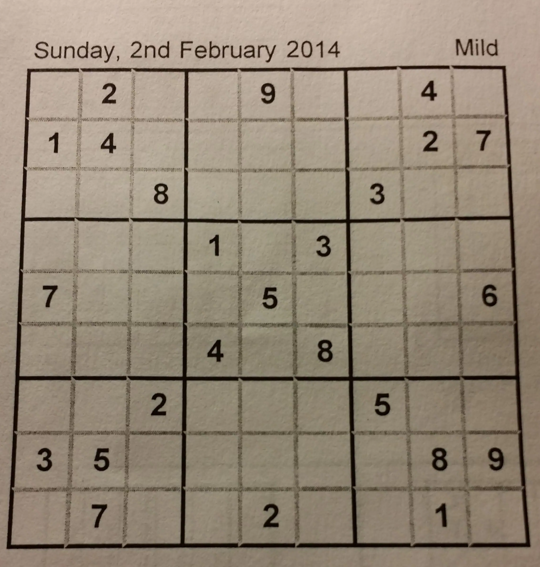
#> input picture SudokuSolver/img/sudoku2.png, 540 x 567 px
$ python part3.py
#> lines starting #> are read from the running program, lines starting #| are printed output that depends on the picture; after the words box and inside, x2 and y2 are one past the last pixel; in counts of white or black regions, pixels touching at a corner belong together
import cv2
import matplotlib.pyplot as plt
import operator
import numpy as np
import os
from sudoku import Sudoku


if __name__ == '__main__':
    img = cv2.imread('./img/sudoku2.png')
#> img is the input picture: shape (567, 540, 3); mean B, G, R 118.5, 135.4, 148.4
    img_gray = cv2.cvtColor(img, cv2.COLOR_BGR2GRAY)
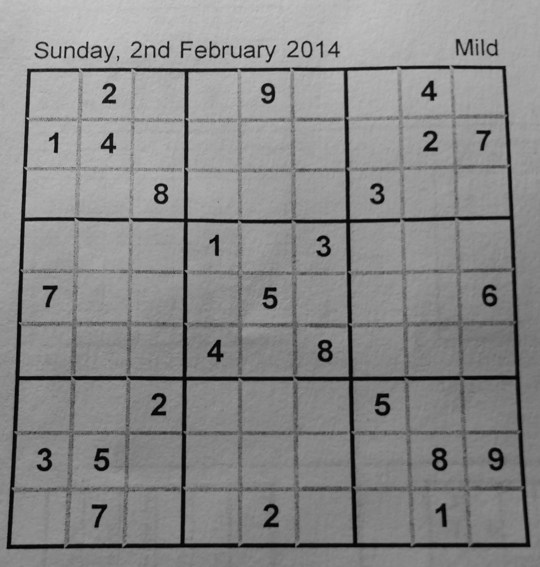
#> img_gray: shape (567, 540); min 2, max 200, mean 137.4
    H, W = img_gray.shape
#> H = 567; W = 540

    # 2.1 Reduce the noise
    img_sm = cv2.GaussianBlur(img_gray, ksize=None, sigmaX=1, sigmaY=1)

    # 2.2 Extract the regions corresponding to contours
    img_binary = cv2.adaptiveThreshold(src=img_sm, maxValue=1, adaptiveMethod=cv2.ADAPTIVE_THRESH_GAUSSIAN_C,
                                       thresholdType=cv2.THRESH_BINARY, blockSize=21, C=10)
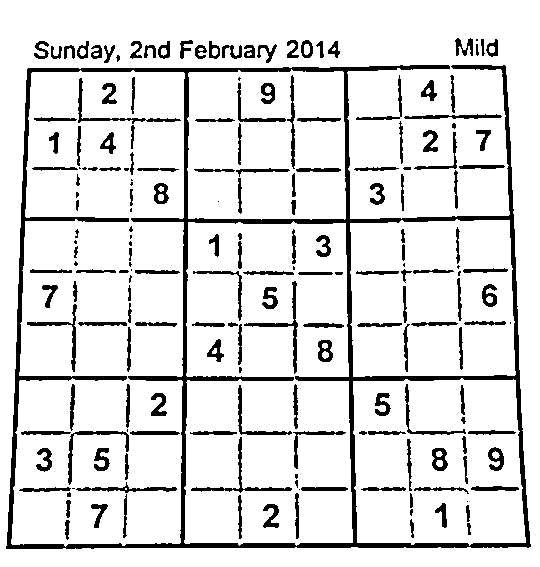
#> img_binary: shape (567, 540); values 0 (black) and 1 (white), 87.6% white; 192 black regions (34 under 20 px)

    # 2.3 Find the contours
    contours, hierarchy = cv2.findContours(img_binary, cv2.RETR_LIST, cv2.CHAIN_APPROX_SIMPLE)
#> contours = 223 contours, 35 with area under 20; largest, box (x1, y1, x2, y2) and area: (0, 0, 540, 567) 305074, (5, 64, 532, 550) 218662, (11, 70, 185, 547) 73788, (184, 221, 353, 546) 50628, (353, 378, 526, 546) 26530

    # 2.4 Identify the puzzle contour among the found contours
    counters_list = []
    max_counter = contours[0]
#> max_counter = contour of 16 points, box (x1, y1, x2, y2) (466, 522, 472, 536), area 48
    max_area = cv2.contourArea(max_counter)
#> max_area = 48

    for contour in contours:
        if 50 < cv2.contourArea(contour) < H*W * 0.9:  # drop outer frame
            counters_list.append(contour)

            if cv2.contourArea(contour) > max_area:  # max area with in the image
                max_area = cv2.contourArea(contour)
                max_counter = contour
#> this loop made 223 passes
#> max_area on passes 2, 6, 24, 37, 57: 88, 249.5, 449.5, 615, 26530.5
#> contour on passes 9, 16, 17: [[466, 501], [467, 500], [468, 501], [467, 502]], [[298, 489], [299, 488], [300, 489], [299, 490]], [[125, 488], [125, 489], [126, 489], [126, 488]]
#> after the loop, counters_list = 150 contours; largest, box (x1, y1, x2, y2) and area: (5, 64, 532, 550) 218662, (11, 70, 185, 547) 73788, (184, 221, 353, 546) 50628, (353, 378, 526, 546) 26530, (350, 219, 516, 377) 24591; max_area = 218661.5; max_counter = contour of 289 points, box (x1, y1, x2, y2) (5, 64, 532, 550), area 218662

    cv2.drawContours(img, counters_list, -1, (0, 0, 255), 2)
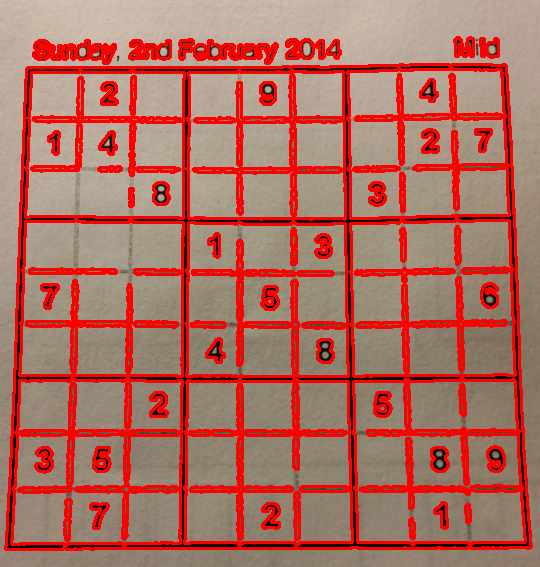
#> img: shape (567, 540, 3); mean B, G, R 96.1, 109.5, 175.7

    # 3. Deskew the Sudoku puzzle
    for epsilon in range(512, 0, -50):
        approx = cv2.approxPolyDP(max_counter, epsilon, True)
        points = approx.reshape((-1, 2))
        if points.shape[0] == 4:
            break
#> this loop made 5 passes
#> points on passes 1 to 5: [[506, 66], [5, 548]], [[506, 66], [5, 548]], [[506, 66], [5, 548]], [[506, 66], [530, 547], [5, 548]], [[506, 66], [530, 547], [5, 548], [28, 67]]

    bottom_right, _ = max(enumerate([pt[0][0] + pt[0][1] for pt in approx]), key=operator.itemgetter(1))
#> bottom_right = 1
    top_left, _ = min(enumerate([pt[0][0] + pt[0][1] for pt in approx]), key=operator.itemgetter(1))
#> top_left = 3
    bottom_left, _ = min(enumerate([pt[0][0] - pt[0][1] for pt in approx]), key=operator.itemgetter(1))
#> bottom_left = 2
    top_right, _ = max(enumerate([pt[0][0] - pt[0][1] for pt in approx]), key=operator.itemgetter(1))
#> top_right = 0

    src_points = np.float32([approx[top_left], approx[top_right], approx[bottom_right], approx[bottom_left]])
#> src_points = [[28, 67], [506, 66], [530, 547], [5, 548]]
    dist_points = np.float32([[0, 0], [512, 0], [512, 512], [0, 512]])
    matrix = cv2.getPerspectiveTransform(src_points, dist_points)
#> matrix = [[1.09, 0.0519, -33.9], [0.00248, 1.19, -79.5], [8.28e-07, 0.000207, 1]]
    img_trans = cv2.warpPerspective(img_gray, matrix, (512, 512))
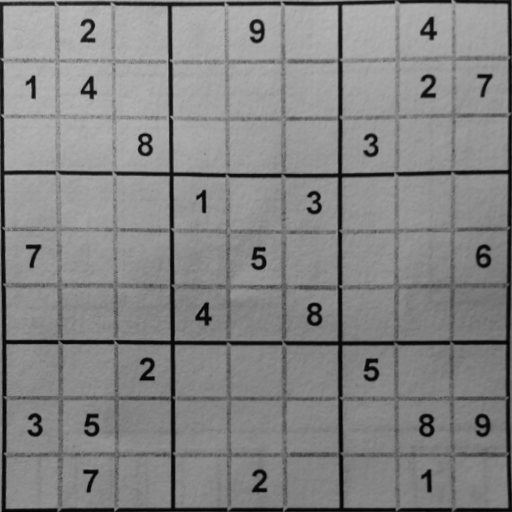
#> img_trans: shape (512, 512); min 3, max 185, mean 132.9
    img_puzzle = img_trans.copy()  # for display solve

    # 4. Localize the cells in the puzzle
    cells_list = []
    for i in range(9):
        for j in range(9):
            cells_list.append(img_trans[8*(i+1)+48*i: 8*(i+1)+48*(i+1), 8*(j+1)+48*j: 8*(j+1)+48*(j+1)])
#> after the loop, cells_list = 81 items

    # 5. Identify the empty/filled cells
    def isCellEmpty(cell: np.array, th=90) -> bool:
        img_binary = cv2.adaptiveThreshold(src=cell, maxValue=1, adaptiveMethod=cv2.ADAPTIVE_THRESH_GAUSSIAN_C,
                                           thresholdType=cv2.THRESH_BINARY, blockSize=17, C=25)
        num = np.ones_like(cell).sum() - cv2.countNonZero(img_binary)
        return True if num < th else False

    for i, cell in enumerate(cells_list):
        if isCellEmpty(cell):
            cells_list[i] = np.zeros_like(cells_list[i])
#> this loop made 81 passes
#> num in isCellEmpty on passes 1 to 12: 1, 168, 0, 0, 185, 0, 0, 158, 0, 101, 148, 0
#> pass 1, in isCellEmpty, `img_binary = cv2.adaptiveThreshold(src=cell, maxValue=1, adaptiveMetho..`:
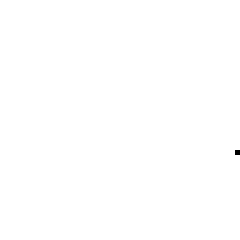
#> img_binary: shape (48, 48) (shown 5 times larger); values 0 (black) and 1 (white), 100% white; black in thin lines or dots, all inside (x1, y1, x2, y2) = (47, 30, 48, 31)
#> pass 2, in isCellEmpty (call 2), `img_binary = cv2.adaptiveThreshold(src=cell, maxValue=1, adaptiveMetho..`:
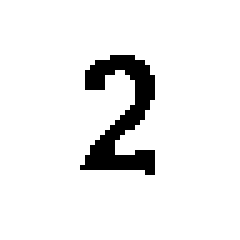
#> img_binary: shape (48, 48) (shown 5 times larger); values 0 (black) and 1 (white), 92.7% white; 1 black region, box (x1, y1, x2, y2) and area: (16, 11, 31, 35) 168

    # 7.1 Load sample digits’ images
    digits_list = []
    labels_list = []
    i = 0
    for root, dirs, files in os.walk('./digits_arial_calibri/', topdown=False):
        for name in files:
            label = name.split('.png')[0]
            path = os.path.join(root, name)

            digit = cv2.imread(path)
            digit_gray = cv2.cvtColor(digit, cv2.COLOR_BGR2GRAY)
            digit_gray = cv2.resize(digit_gray, (20, 20))  # resize to 20*20 pixels
            digits_list.append(digit_gray)
            labels_list.append(label)

            plt.subplot(4, 5, i+1)
            plt.imshow(digit_gray, cmap='gray')
            plt.title(label)
            plt.xticks([])
            plt.yticks([])
            i += 1

    plt.show()

    # 7.2 Compute HOG descriptors of the sample images
    winSize = (20, 20)
    blockSize = (8, 8)
    blockStride = (4, 4)
    cellSize = (8, 8)
    nbins = 9
    derivAperture = 1
    winSigma = -1
    histogramNormType = 0
    L2HysThreshold = 0.2
    gammaCorrection = 0
    nlevels = 64
    signedGradient = 1
    hog = cv2.HOGDescriptor(winSize, blockSize, blockStride, cellSize, nbins, derivAperture, winSigma,
                            histogramNormType, L2HysThreshold, gammaCorrection, nlevels, signedGradient)
    winStride = (3, 3)
    padding = (3, 3)
    referenceHOG_list = []  # 20 HOG vectors
    for digit in digits_list:
        digit_hog = hog.compute(digit, winStride, padding).reshape((-1,))
        referenceHOG_list.append(digit_hog)

    # 7.3 Implement a nearest neighbor classifier
    def compute_NN(testHOG, referenceHOG):
        id_min = 0
        dist_min = np.linalg.norm(testHOG - referenceHOG[id_min])
        for i, hog in enumerate(referenceHOG):
            if np.linalg.norm(testHOG - hog) < dist_min:
                dist_min = np.linalg.norm(testHOG - hog)
                id_min = i
        return id_min, dist_min

    # 7.4 Sliding window
    def sliding_window(image, window, step):
        for x in range(0, image.shape[0] - window[0], step):
            for y in range(0, image.shape[1] - window[1], step):
                yield image[x:x + window[0], y:y + window[1]]

    windowSize = 15
    i = 0  # filled cells index
    board = [[0]*9 for _ in range(9)]  # empty board
#> board = 9 items, first 6: [0, 0, 0, 0, 0, 0, 0, 0, 0], [0, 0, 0, 0, 0, 0, 0, 0, 0], [0, 0, 0, 0, 0, 0, 0, 0, 0], [0, 0, 0, 0, 0, 0, 0, 0, 0], [0, 0, 0, 0, 0, 0, 0, 0, 0], [0, 0, 0, 0, 0, 0, 0, 0, 0]
    for index, cell in enumerate(cells_list):
        if np.sum(cell) != 0:  # filled cells
            id_min = 0
            dist_min = 10e9
            for win_size in range(windowSize, 48, 3):  # enlarge window size

                for subimage in sliding_window(cell, (win_size, win_size), 1):  # sliding window
                    test_image = cv2.resize(subimage, (20, 20))
                    testHOG = hog.compute(test_image, winStride, padding).reshape((-1,))
#> (the run stopped early here; a loop or call above may not have finished)

$ run again, with SudokuSolver/img/sudoku1.jpg saved as SudokuSolver/img/sudoku2.png
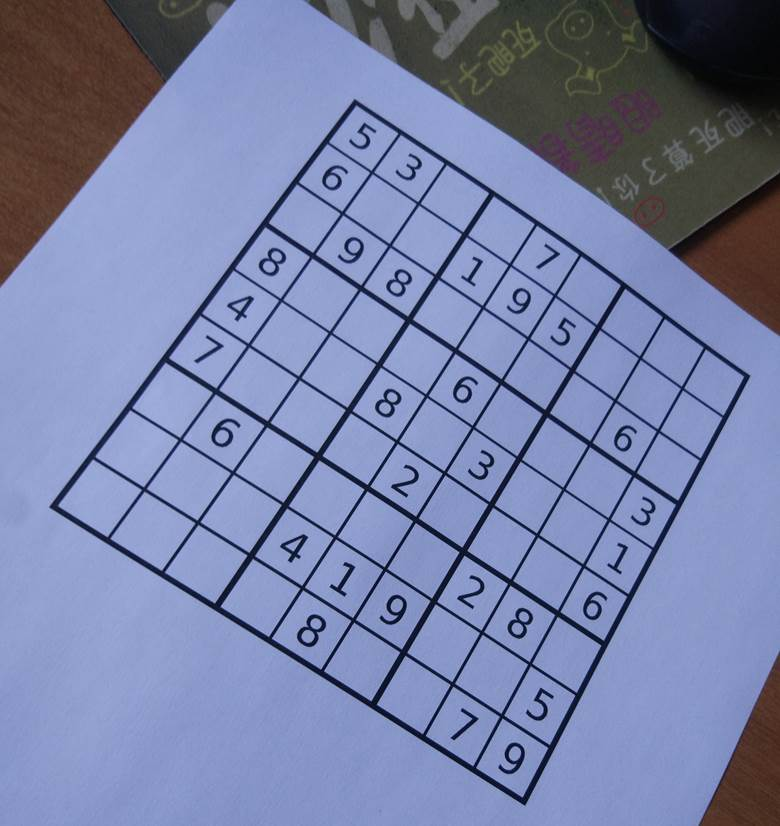
#> input picture SudokuSolver/img/sudoku1.jpg, 780 x 826 px
#> img is the input picture: shape (826, 780, 3); mean B, G, R 166, 128.1, 119
#> `img_binary = cv2.adaptiveThreshold(src=img_sm, maxValue=1, adaptiveMet..`:
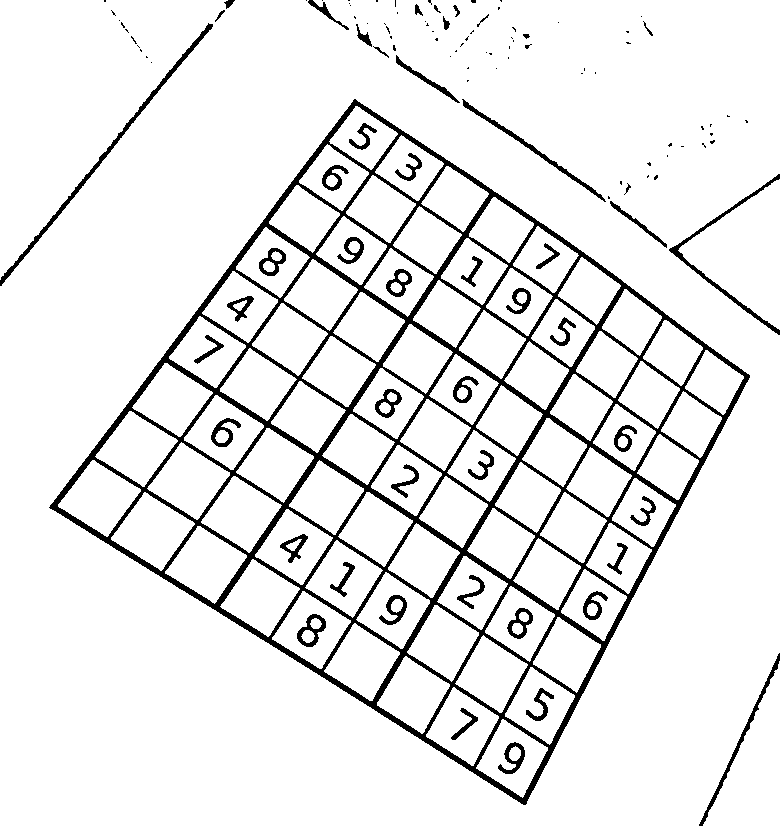
#> img_binary: shape (826, 780); values 0 (black) and 1 (white), 91.5% white; 120 black regions (70 under 20 px)
#> contours = 230 contours, 75 with area under 20; largest, box (x1, y1, x2, y2) and area: (0, 0, 780, 826) 624395, (48, 98, 751, 806) 260668, (678, 179, 780, 330) 7954, (703, 661, 780, 826) 6139, (111, 492, 195, 571) 3383
#> `max_counter = contours[0]`: max_counter = contour of 18 points, box (x1, y1, x2, y2) (509, 746, 521, 761), area 118
#> `max_area = cv2.contourArea(max_counter)`: max_area = 117.5
#> the loop `for contour in contours:` made 230 passes
#> max_area on passes 2, 3, 6, 8: 521, 2965, 3023, 6139
#> after the loop `for contour in contours:`: counters_list = 142 contours; largest, box (x1, y1, x2, y2) and area: (48, 98, 751, 806) 260668, (678, 179, 780, 330) 7954, (703, 661, 780, 826) 6139, (111, 492, 195, 571) 3383, (165, 526, 247, 604) 3288; max_area = 260668; max_counter = contour of 1207 points, box (x1, y1, x2, y2) (48, 98, 751, 806), area 260668
#> img: shape (826, 780, 3); 13.37% of pixels changed, all inside (x1, y1, x2, y2) = (47, 2, 780, 826)
#> the loop `for epsilon in range(512, 0, -50):` made 5 passes
#> points on passes 1 to 5: [[354, 98], [525, 805]], [[354, 98], [525, 805]], [[354, 98], [525, 805]], [[354, 98], [525, 805], [48, 507]], [[354, 98], [750, 375], [525, 805], [48, 507]]
#> bottom_right = 2
#> top_left = 0
#> bottom_left = 3
#> top_right = 1
#> src_points = [[354, 98], [750, 375], [525, 805], [48, 507]]
#> matrix = [[0.75, 0.561, -320.5], [-0.625, 0.894, 133.7], [-0.000253, 0.000197, 1]]
#> after the loop `for i in range(9):`: cells_list = 81 items
#> the loop `for i, cell in enumerate(cells_list):` made 81 passes
#> num in isCellEmpty on passes 1 to 8: 199, 186, 0, 26, 194, 26, 48, 0
#> pass 2, in isCellEmpty (call 2), `img_binary = cv2.adaptiveThreshold(src=cell, maxValue=1, adaptiveMetho..`:
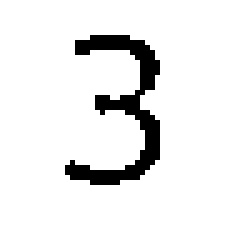
#> img_binary: shape (48, 48) (shown 5 times larger); values 0 (black) and 1 (white), 91.9% white; 1 black region, box (x1, y1, x2, y2) and area: (13, 7, 32, 37) 186
#> digits_list = []
#> board = 9 items, first 6: [0, 0, 0, 0, 0, 0, 0, 0, 0], [0, 0, 0, 0, 0, 0, 0, 0, 0], [0, 0, 0, 0, 0, 0, 0, 0, 0], [0, 0, 0, 0, 0, 0, 0, 0, 0], [0, 0, 0, 0, 0, 0, 0, 0, 0], [0, 0, 0, 0, 0, 0, 0, 0, 0]
